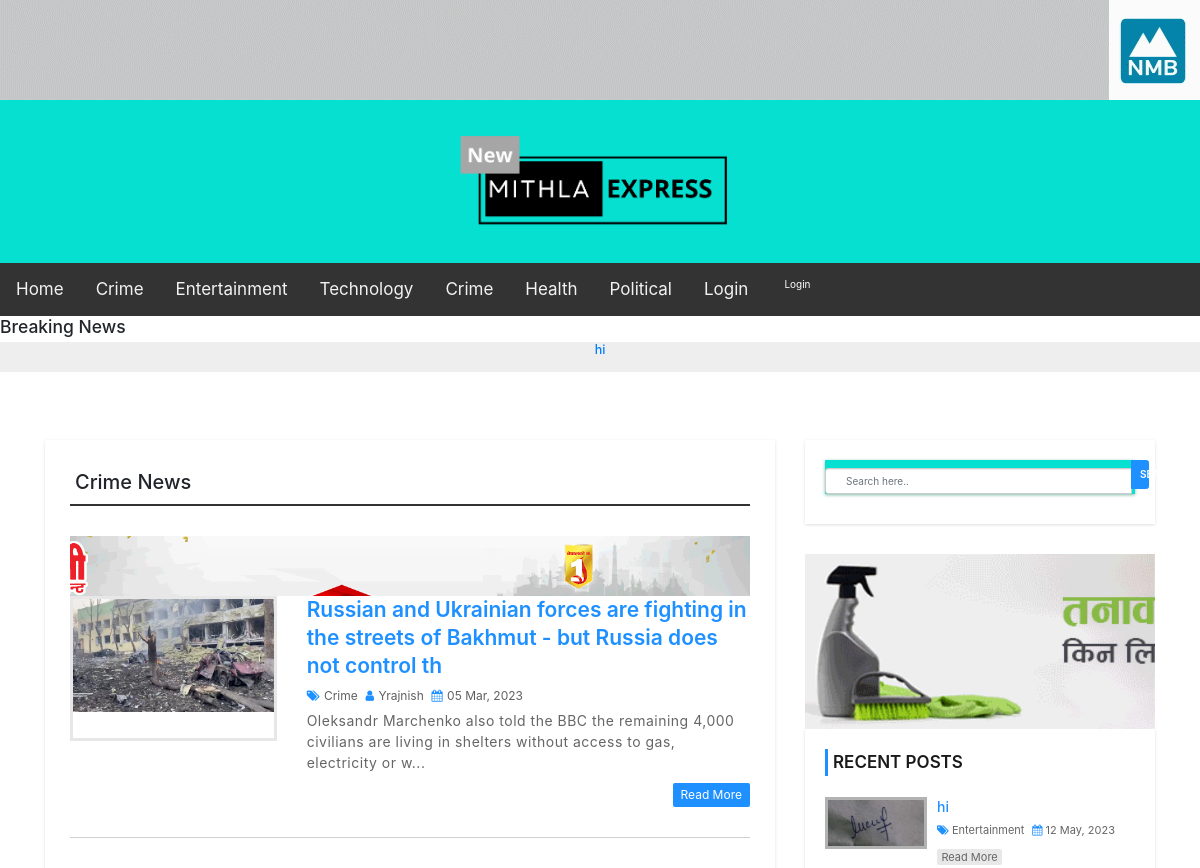
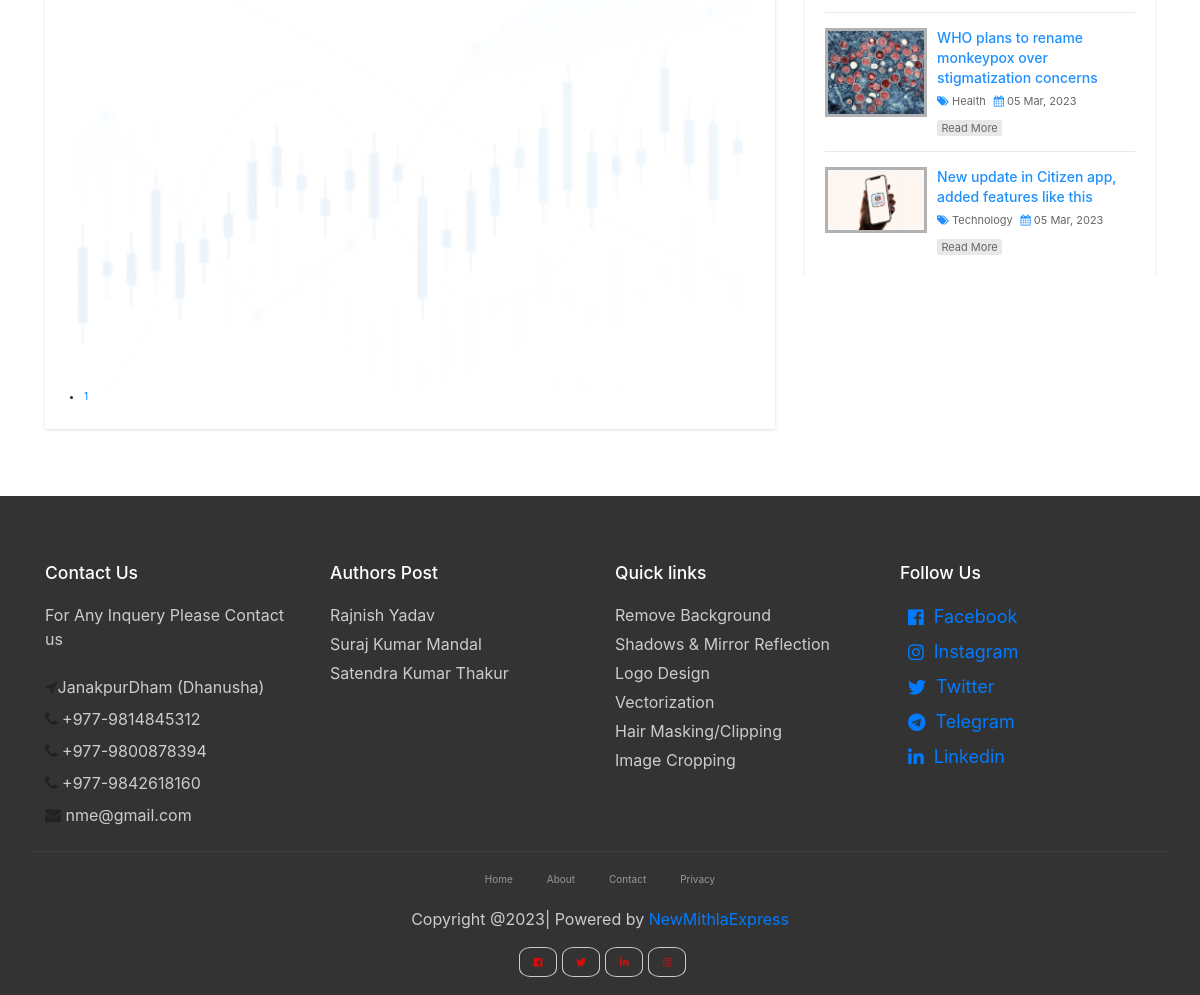
Page /category.php?cid=34 on the committed database (2 pictures, top to bottom).
### tables this page shows
CREATE TABLE `settings` (
  `id` int(11) NOT NULL,
  `websitename` varchar(60) NOT NULL,
  `logo` varchar(50) NOT NULL,
  `footerdesc` varchar(255) NOT NULL
);

CREATE TABLE `post` (
  `post_id` int(11) NOT NULL,
  `title` varchar(100) NOT NULL,
  `description` text NOT NULL,
  `category` varchar(100) NOT NULL,
  `post_date` varchar(50) NOT NULL,
  `author` int(11) NOT NULL,
  `post_img` varchar(100) NOT NULL
);

CREATE TABLE `category` (
  `category_id` int(11) NOT NULL,
  `category_name` varchar(100) NOT NULL,
  `post` int(11) NOT NULL DEFAULT 0
);

CREATE TABLE `user` (
  `user_id` int(10) UNSIGNED NOT NULL,
  `first_name` varchar(30) NOT NULL,
  `last_name` varchar(30) NOT NULL,
  `username` varchar(30) DEFAULT NULL,
  `password` varchar(40) DEFAULT NULL,
  `role` int(11) NOT NULL
);

### category.php (the view, shortened to what this page needs)
<img src="ads/ad3.gif" alt="maruti" class="responsive">
<?php include 'header.php'; ?>
    <div id="main-content">
      <div class="container">
        <div class="row">
            <div class="col-md-8">
                <div class="post-container">
                  <?php
                  include "config.php";
                  if(isset($_GET['cid'])){
                    $cat_id = $_GET['cid'];
                    $sql1 = "SELECT * FROM category WHERE category_id = {$cat_id}";
                    $result1 = mysqli_query($conn, $sql1) or die("Query Failed.");
                    $row1 = mysqli_fetch_assoc($result1);
                  ?>
                  <h2 class="page-heading"><?php echo $row1['category_name']; ?> News</h2>
                  <?php
                    $limit = 3;
                    if(isset($_GET['page'])){
                      $page = $_GET['page'];
                    }else{
                      $page = 1;
                    }
                    $offset = ($page - 1) * $limit;
                    $sql = "SELECT post.post_id, post.title, post.description,post.post_date,post.author,
                    category.category_name,user.username,post.category,post.post_img FROM post
                    LEFT JOIN category ON post.category = category.category_id
                    LEFT JOIN user ON post.author = user.user_id
                    WHERE post.category = {$cat_id}
                    ORDER BY post.post_id DESC LIMIT {$offset},{$limit}";
                    $result = mysqli_query($conn, $sql) or die("Query Failed.");
                    if(mysqli_num_rows($result) > 0){
                      while($row = mysqli_fetch_assoc($result)) {
                  ?>
              <img src="ads/maruti.gif" alt="maruti" class="responsive">
                    <div class="post-content">
                        <div class="row">
                            <div class="col-md-4">
                              <a class="post-img" href="single.php?id=<?php echo $row['post_id']; ?>"><img src="admin/upload/<?php echo $row['post_img']; ?>" alt=""/></a>
                            </div>
                            <div class="col-md-8">
                              <div class="inner-content clearfix">
                                  <h3><a href='single.php?id=<?php echo $row['post_id']; ?>'><?php echo $row['title']; ?></a></h3>
                                  <div class="post-information">
                                      <span>
                                          <i class="fa fa-tags" aria-hidden="true"></i>
                                          <a href='category.php?cid=<?php echo $row['category']; ?>'><?php echo $row['category_name']; ?></a>
                                      </span>
                                      <span>
                                          <i class="fa fa-user" aria-hidden="true"></i>
                                          <a href='author.php?aid=<?php echo $row['author']; ?>'><?php echo $row['username']; ?></a>
                                      </span>
                                      <span>
                                          <i class="fa fa-calendar" aria-hidden="true"></i>
                                          <?php echo $row['post_date']; ?>
                                      </span>
                                  </div>
                                  <p class="description">
                                      <?php echo substr($row['description'],0,130) . "..."; ?>
                                  </p>
                                  <a class='read-more pull-right' href='single.php?id=<?php echo $row['post_id']; ?>'>read more</a>
                              </div>
                            </div>
                        </div>
                    </div>
                    <img src="ads/ime.gif" alt="maruti" class="responsive"
                    <?php
                      }
                    }else{
                      echo "<h2>No Record Found.</h2>";
                    }
                    if(mysqli_num_rows($result1) > 0){
                      $total_records = $row1['post'];
                      $total_page = ceil($total_records / $limit);
                      echo '<ul class="pagination admin-pagination">';
                      for($i = 1; $i <= $total_page; $i++){
                        if($i == $page){
                          $active = "active";
                        }else{
                          $active = "";
                        }
                        echo '<li class="'.$active.'"><a href="category.php?cid='.$cat_id .'&page='.$i.'">'.$i.'</a></li>';
                      }
                    }
                  }else{
                    echo "<h2>No Record Found.</h2>";
                  }
                    ?>
                </div>
            </div>
            <?php include 'sidebar.php'; ?>
        </div>
      </div>
    </div>
<?php include 'footer.php'; ?>

### header.php (shortened to what this page needs)
<!DOCTYPE html>
<html lang="en">
<head>
    <link rel="stylesheet" href="css/bootstrap.min.css" />
    <link rel="stylesheet" href="/css/font-awesome.css">
    <link rel="stylesheet" href="css/style.css">
     <link href="//maxcdn.bootstrapcdn.com/bootstrap/4.1.1/css/bootstrap.min.css" rel="stylesheet" id="bootstrap-css">
     <link rel="stylesheet" href="https://stackpath.bootstrapcdn.com/bootstrap/4.1.3/css/bootstrap.min.css">
      <link rel="stylesheet" href="https://use.fontawesome.com/releases/v5.2.0/css/all.css">
      <link rel="stylesheet" href="https://cdnjs.cloudflare.com/ajax/libs/font-awesome/4.7.0/css/font-awesome.min.css">
</head>
<body>
<div id="header">
    <div class="container">
        <div class="row">
            <div class=" col-md-offset-4 col-md-4">
              <?php
                include "config.php";
                $sql = "SELECT * FROM settings";
                $result = mysqli_query($conn, $sql) or die("Query Failed.");
                if(mysqli_num_rows($result) > 0){
                  while($row = mysqli_fetch_assoc($result)) {
                    if($row['logo'] == ""){
                      echo '<a href="index.php"><h1>'.$row['websitename'].'</h1></a>';
                    }else{
                      echo '<a href="index.php" id="logo"><img src="admin/images/'. $row['logo'] .'"></a>';
                    }
                  }
                }
                ?>
            </div>
        </div>
    </div>
</div>
<div class="topnav" id="myTopnav">
  <a href="http://localhost/NewMithlaExpress/index.php" class="click">Home</a>
  <a href="http://localhost/NewMithlaExpress/category.php?cid=34">Crime</a>
  <a href="http://localhost/NewMithlaExpress/category.php?cid=31">Entertainment</a>
  <a href="http://localhost/newmithlaexpress/category.php?cid=40">Technology</a>
  <a href="http://localhost/NewMithlaExpress/category.php?cid=36">Crime</a>
  <a href="http://localhost/NewMithlaExpress/category.php?cid=33">Health</a>
  <a href="http://localhost/NewMithlaExpress/category.php?cid=32">Political</a>
  <a href="http://localhost/newmithlaexpress/admin/">Login</a>
 <button onclick="document.getElementById('id01').style.display='block'" style="width:auto;" href="http://localhost/newmithlaexpress/admin/">Login</button>
</div>
<nav>
<div>
<h3> Breaking News </h3>
<div class="vwrap"><div class="vmove">
<div class="recent-post-container">
        <?php
        include "config.php";
        $limit = 10;
        $sql = "SELECT post.post_id, post.title, post.post_date,
        category.category_name,post.category,post.post_img FROM post
        LEFT JOIN category ON post.category = category.category_id
        ORDER BY post.post_id DESC LIMIT {$limit}";
        $result = mysqli_query($conn, $sql) or die("Query Failed. : Recent Post");
        if(mysqli_num_rows($result) > 0){
          while($row = mysqli_fetch_assoc($result)) {
      ?>
        <div class="recent-post">
            <div class="post-content">
              <div class="vitem">
                <h5><a href="single.php?id=<?php echo $row['post_id']; ?>"><?php echo $row['title']; ?></a></h5>
          </div>
            </div>
        </div>
    <?php
      }
    }
    ?>
</div>
  </div>
    </div>
  </div>
  <?php include 'calender.php'; ?>

### sidebar.php
<div id="sidebar" class="col-md-4">
    <div class="search-box-container">
        <form class="search-post" action="search.php" method ="GET">
            <div class="input-group">
                <input type="text" name="search" class="form-control" placeholder="Search here..">
                <span class="input-group-btn">
                    <button type="submit" class="btn btn-danger">Search</button>
                </span>
            </div>
        </form>
    </div>
    <img src="ads/ad4.gif" alt="" class="responsive">
    <div class="recent-post-container">
        <h4>Recent Posts</h4>
        <?php
        include "config.php";
        $limit = 3;
        $sql = "SELECT post.post_id, post.title, post.post_date,
        category.category_name,post.category,post.post_img FROM post
        LEFT JOIN category ON post.category = category.category_id
        ORDER BY post.post_id DESC LIMIT {$limit}";
        $result = mysqli_query($conn, $sql) or die("Query Failed. : Recent Post");
        if(mysqli_num_rows($result) > 0){
          while($row = mysqli_fetch_assoc($result)) {
      ?>
        <div class="recent-post">
            <a class="post-img" href="single.php?id=<?php echo $row['post_id']; ?>">
                <img src="admin/upload/<?php echo $row['post_img']; ?>" alt=""/>
            </a>
            <div class="post-content">
                <h5><a href="single.php?id=<?php echo $row['post_id']; ?>"><?php echo $row['title']; ?></a></h5>
                <span>
                    <i class="fa fa-tags" aria-hidden="true"></i>
                    <a href='category.php?cid=<?php echo $row['category']; ?>'><?php echo $row['category_name']; ?></a>
                </span>
                <span>
                    <i class="fa fa-calendar" aria-hidden="true"></i>
                    <?php echo $row['post_date']; ?>
                </span>
                <a class="read-more" href="single.php?id=<?php echo $row['post_id']; ?>">read more</a>
            </div>
        </div>
    <?php
      }
    }
    ?>
    </div>
    <img src="ads/ad1.gif" alt="ads" class="responsive">
</div>

### css/style.css (style rules this page uses)
body { background: rgb(255, 255, 255); font-family: sans-serif,arial,Helvetica; }
a, a:hover, a:focus { text-decoration: none; outline: none; }
h2.page-heading { margin: 5px 0 30px; padding: 0 5px 10px; border-bottom: 2px solid #333; }
form { background: #06e0d1; padding: 25px; box-shadow:0 1px 3px rgba(79, 161, 138, 0.733); }
#header { background: #06e0d1; text-align: center; padding: 0.5px; }
#logo { display: inline-block; width: 100%; }
#logo img { width: 100%; }
#main-content { padding: 30px 0; min-height: 750px; }
#main-content .post-container { background-color: #fff; padding: 25px; box-shadow: 0 1px 3px rgba(0, 0, 0, 0.13); }
#main-content .post-content { border-bottom: 1px solid #d1d1d1; padding: 0 0 30px; margin-bottom:30px; }
#main-content .post-content img { width: 100%; }
#main-content .post-content .post-img { border: 3px solid #e7e7e7; display: block; height: 145px; overflow: hidden; transition: border .3s; }
#main-content .post-content h3 { font-size: 21px; line-height: 28px; font-weight: 600; margin: 0 0 7px; }
#main-content .post-content h3 a { color: #1e90ff; transition:all 0.3s; }
#main-content .post-content .post-information span { color: #606060; font-size: 12px; text-transform: capitalize; margin: 0 5px 5px 0; display: inline-block; }
#main-content .post-content .post-information i { color: #1e90ff; margin-right: 1px; }
#main-content .post-content .post-information a { color: #606060; text-decoration: none; }
#main-content .post-content p, #main-content .single-post p { color: #666; font-size: 14px; letter-spacing: 0.5px; margin:0 0 10px; }
#main-content .post-content a.read-more { color: #fff; background-color: #1E90FF; font-size: 12px; text-transform: capitalize; padding: 3px 8px; border-radius: 2px; transition: all 0.3s; }
i.fa { color:#222; }
#sidebar h4 { color: #1A1A1A; font-size: 17px; line-height: 27px; font-weight:600; text-transform: uppercase; padding: 0 0 0 5px; margin: 0 0 21px; border-left: 3px solid #1e90ff; }
#sidebar .search-box-container { background-color: #fff; padding: 20px; margin: 0 0 30px; box-shadow: 0 1px 3px rgba(0, 0, 0, 0.13); }
#sidebar .search-post { padding: 0; }
#sidebar .search-post input { color: #606060; }
#sidebar .search-post .btn { font-weight: 600; text-transform: uppercase; padding: 6px 8px; background-color: #1E90FF; border-color: #1E90FF; outline: none; }
#sidebar .recent-post-container { padding: 20px; background: #fff; box-shadow: 0 1px 3px rgba(0, 0, 0, 0.13); }
#sidebar .recent-post { border-bottom: 1px solid #e7e7e7; padding: 0 0 15px; margin: 0 0 15px; }
#sidebar .recent-post:last-child { margin: 0; padding: 0; border: none; }
#sidebar .recent-post .post-img { display: inline-block; width: 33%; border: 3px solid rgba(0,0,0,0.3); vertical-align: top; transition: border .3s; }
#sidebar .recent-post .post-img img { width: 100%; }
#sidebar .recent-post .post-content { width: 65%; display: inline-block; border: none; padding: 0 0 0 7px; margin: 0; }
#sidebar .recent-post h5 { font-size: 14px; line-height: 20px; margin: 0 0 5px; }
#sidebar .recent-post h5 a { color: #1E90FF; }
#sidebar .recent-post span { color: #666; font-size: 11px; display: inline-block; margin: 0 5px 10px 0; }
#sidebar .recent-post span a { color: #666; }
#sidebar .recent-post span i { color: #1E90FF; }
#sidebar .recent-post a.read-more { color: #666; background-color: rgba(0,0,0,0.09); width: 65px; font-size: 11px; text-align: center; padding: 0; display: block; transition: all 0.3s; }
.vwrap, .vitem { height: 30px; line-height: 30px; }
.vwrap { overflow: hidden; background: #eee; }
.vitem { text-align: center; }
.vmove { position: relative; }
.vmove { animation-name: tickerv; animation-duration: 5s; animation-iteration-count: infinite; animation-timing-function: cubic-bezier(10, 5, .1, 0); }
.responsive { width: 100%; height: auto; }
body { background: #eee }
.topnav { background-color: #333; overflow: hidden; }
.topnav a { float: left; display: block; color: #f2f2f2; text-align: center; padding: 14px 16px; text-decoration: none; font-size: 17px; }
input[type=text], input[type=password] { width: 100%; padding: 12px 20px; margin: 8px 0; display: inline-block; border: 1px solid #ccc; box-sizing: border-box; }
button { background-color: #333; color: white; padding: 14px 20px; margin: 8px 0; border: none; cursor: pointer; width: 100%; }
.container { padding: 16px; }

### rows in the picture
settings: logo (picture)
post: title "hi", post_img (picture), category.category_name "Entertainment", post_date "12 May, 2023"
category: category_name "Crime"
post: post_img (picture), title "Russian and Ukrainian forces are fighting in the streets of Bakhmut - but Russia does not control th", category.category_name "Crime", user.username "Yrajnish", post_date "05 Mar, 2023", description "Oleksandr Marchenko also told the BBC the remaining 4,000 civilians are living in shelters without access to gas, electricity or w"
post: post_img (picture), title "WHO plans to rename monkeypox over stigmatization concerns", category.category_name "Health", post_date "05 Mar, 2023"
post: post_img (picture), title "New update in Citizen app, added features like this", category.category_name "Technology", post_date "05 Mar, 2023"
